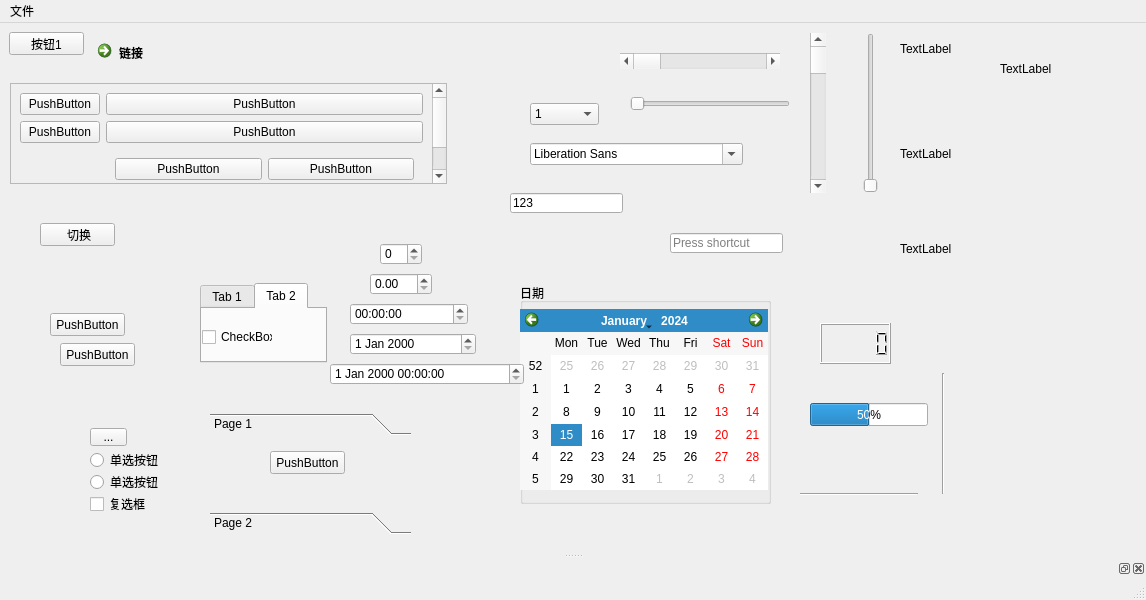
<?xml version="1.0" encoding="UTF-8"?>
<ui version="4.0">
 <class>MainWindow</class>
 <widget class="QMainWindow" name="MainWindow">
  <property name="geometry">
   <rect>
    <x>0</x>
    <y>0</y>
    <width>1146</width>
    <height>600</height>
   </rect>
  </property>
  <property name="windowTitle">
   <string>MainWindow</string>
  </property>
  <widget class="QWidget" name="centralwidget">
   <widget class="QPushButton" name="pushButton">
    <property name="geometry">
     <rect>
      <x>9</x>
      <y>9</y>
      <width>75</width>
      <height>23</height>
     </rect>
    </property>
    <property name="text">
     <string>按钮1</string>
    </property>
   </widget>
   <widget class="QToolButton" name="toolButton">
    <property name="geometry">
     <rect>
      <x>90</x>
      <y>405</y>
      <width>37</width>
      <height>18</height>
     </rect>
    </property>
    <property name="text">
     <string>...</string>
    </property>
   </widget>
   <widget class="QRadioButton" name="radioButton">
    <property name="geometry">
     <rect>
      <x>90</x>
      <y>429</y>
      <width>71</width>
      <height>16</height>
     </rect>
    </property>
    <property name="text">
     <string>单选按钮</string>
    </property>
   </widget>
   <widget class="QRadioButton" name="radioButton_2">
    <property name="geometry">
     <rect>
      <x>90</x>
      <y>451</y>
      <width>71</width>
      <height>16</height>
     </rect>
    </property>
    <property name="text">
     <string>单选按钮</string>
    </property>
   </widget>
   <widget class="QCheckBox" name="checkBox">
    <property name="geometry">
     <rect>
      <x>90</x>
      <y>473</y>
      <width>59</width>
      <height>16</height>
     </rect>
    </property>
    <property name="text">
     <string>复选框</string>
    </property>
   </widget>
   <widget class="QCommandLinkButton" name="commandLinkButton">
    <property name="geometry">
     <rect>
      <x>90</x>
      <y>10</y>
      <width>701</width>
      <height>40</height>
     </rect>
    </property>
    <property name="text">
     <string>链接</string>
    </property>
   </widget>
   <widget class="QGroupBox" name="groupBox">
    <property name="geometry">
     <rect>
      <x>520</x>
      <y>260</y>
      <width>251</width>
      <height>221</height>
     </rect>
    </property>
    <property name="title">
     <string>日期</string>
    </property>
    <widget class="QCalendarWidget" name="calendarWidget">
     <property name="geometry">
      <rect>
       <x>0</x>
       <y>26</y>
       <width>248</width>
       <height>181</height>
      </rect>
     </property>
    </widget>
   </widget>
   <widget class="QScrollArea" name="scrollArea">
    <property name="geometry">
     <rect>
      <x>10</x>
      <y>60</y>
      <width>437</width>
      <height>101</height>
     </rect>
    </property>
    <property name="widgetResizable">
     <bool>true</bool>
    </property>
    <widget class="QWidget" name="scrollAreaWidgetContents">
     <property name="geometry">
      <rect>
       <x>0</x>
       <y>0</y>
       <width>418</width>
       <height>152</height>
      </rect>
     </property>
     <layout class="QFormLayout" name="formLayout">
      <item row="0" column="0">
       <widget class="QPushButton" name="pushButton_3">
        <property name="text">
         <string>PushButton</string>
        </property>
       </widget>
      </item>
      <item row="2" column="0">
       <widget class="QPushButton" name="pushButton_5">
        <property name="text">
         <string>PushButton</string>
        </property>
       </widget>
      </item>
      <item row="2" column="1">
       <widget class="QPushButton" name="pushButton_2">
        <property name="text">
         <string>PushButton</string>
        </property>
       </widget>
      </item>
      <item row="0" column="1">
       <widget class="QPushButton" name="pushButton_4">
        <property name="text">
         <string>PushButton</string>
        </property>
       </widget>
      </item>
      <item row="3" column="1">
       <widget class="QWidget" name="widget" native="true">
        <layout class="QGridLayout" name="gridLayout_2">
         <item row="0" column="0">
          <widget class="QPushButton" name="pushButton_11">
           <property name="text">
            <string>PushButton</string>
           </property>
          </widget>
         </item>
         <item row="0" column="1">
          <widget class="QPushButton" name="pushButton_13">
           <property name="text">
            <string>PushButton</string>
           </property>
          </widget>
         </item>
         <item row="1" column="0">
          <widget class="QPushButton" name="pushButton_12">
           <property name="text">
            <string>PushButton</string>
           </property>
          </widget>
         </item>
         <item row="1" column="1">
          <widget class="QPushButton" name="pushButton_14">
           <property name="text">
            <string>PushButton</string>
           </property>
          </widget>
         </item>
        </layout>
       </widget>
      </item>
     </layout>
    </widget>
   </widget>
   <widget class="QToolBox" name="toolBox">
    <property name="geometry">
     <rect>
      <x>210</x>
      <y>390</y>
      <width>201</width>
      <height>121</height>
     </rect>
    </property>
    <property name="currentIndex">
     <number>0</number>
    </property>
    <widget class="QWidget" name="page">
     <property name="geometry">
      <rect>
       <x>0</x>
       <y>0</y>
       <width>201</width>
       <height>69</height>
      </rect>
     </property>
     <attribute name="label">
      <string>Page 1</string>
     </attribute>
     <widget class="QPushButton" name="pushButton_6">
      <property name="geometry">
       <rect>
        <x>60</x>
        <y>10</y>
        <width>75</width>
        <height>23</height>
       </rect>
      </property>
      <property name="text">
       <string>PushButton</string>
      </property>
     </widget>
    </widget>
    <widget class="QWidget" name="page_2">
     <property name="geometry">
      <rect>
       <x>0</x>
       <y>0</y>
       <width>201</width>
       <height>69</height>
      </rect>
     </property>
     <attribute name="label">
      <string>Page 2</string>
     </attribute>
     <widget class="QCommandLinkButton" name="commandLinkButton_2">
      <property name="geometry">
       <rect>
        <x>0</x>
        <y>20</y>
        <width>172</width>
        <height>41</height>
       </rect>
      </property>
      <property name="text">
       <string>CommandLinkButton</string>
      </property>
     </widget>
    </widget>
   </widget>
   <widget class="QTabWidget" name="tabWidget">
    <property name="geometry">
     <rect>
      <x>200</x>
      <y>260</y>
      <width>127</width>
      <height>80</height>
     </rect>
    </property>
    <property name="currentIndex">
     <number>1</number>
    </property>
    <widget class="QWidget" name="tab">
     <attribute name="title">
      <string>Tab 1</string>
     </attribute>
     <widget class="QPushButton" name="pushButton_7">
      <property name="geometry">
       <rect>
        <x>20</x>
        <y>20</y>
        <width>75</width>
        <height>23</height>
       </rect>
      </property>
      <property name="text">
       <string>PushButton</string>
      </property>
     </widget>
    </widget>
    <widget class="QWidget" name="tab_2">
     <attribute name="title">
      <string>Tab 2</string>
     </attribute>
     <widget class="QCheckBox" name="checkBox_2">
      <property name="geometry">
       <rect>
        <x>0</x>
        <y>20</y>
        <width>71</width>
        <height>16</height>
       </rect>
      </property>
      <property name="text">
       <string>CheckBox</string>
      </property>
     </widget>
    </widget>
   </widget>
   <widget class="QStackedWidget" name="stackedWidget">
    <property name="geometry">
     <rect>
      <x>30</x>
      <y>270</y>
      <width>120</width>
      <height>80</height>
     </rect>
    </property>
    <widget class="QWidget" name="page_3">
     <widget class="QPushButton" name="pushButton_8">
      <property name="geometry">
       <rect>
        <x>20</x>
        <y>20</y>
        <width>75</width>
        <height>23</height>
       </rect>
      </property>
      <property name="text">
       <string>PushButton</string>
      </property>
     </widget>
     <widget class="QPushButton" name="pushButton_9">
      <property name="geometry">
       <rect>
        <x>30</x>
        <y>50</y>
        <width>75</width>
        <height>23</height>
       </rect>
      </property>
      <property name="text">
       <string>PushButton</string>
      </property>
     </widget>
    </widget>
    <widget class="QWidget" name="page_4">
     <widget class="QPushButton" name="pushButton_10">
      <property name="geometry">
       <rect>
        <x>50</x>
        <y>20</y>
        <width>75</width>
        <height>23</height>
       </rect>
      </property>
      <property name="text">
       <string>PushButton</string>
      </property>
     </widget>
     <widget class="QRadioButton" name="radioButton_3">
      <property name="geometry">
       <rect>
        <x>20</x>
        <y>60</y>
        <width>89</width>
        <height>16</height>
       </rect>
      </property>
      <property name="text">
       <string>RadioButton</string>
      </property>
     </widget>
    </widget>
    <widget class="QWidget" name="page_5">
     <widget class="QCommandLinkButton" name="commandLinkButton_3">
      <property name="geometry">
       <rect>
        <x>30</x>
        <y>10</y>
        <width>172</width>
        <height>41</height>
       </rect>
      </property>
      <property name="text">
       <string>CommandLinkButton</string>
      </property>
     </widget>
    </widget>
   </widget>
   <widget class="QPushButton" name="change">
    <property name="geometry">
     <rect>
      <x>40</x>
      <y>200</y>
      <width>75</width>
      <height>23</height>
     </rect>
    </property>
    <property name="text">
     <string> 切换</string>
    </property>
   </widget>
   <widget class="QComboBox" name="comboBox">
    <property name="geometry">
     <rect>
      <x>530</x>
      <y>80</y>
      <width>69</width>
      <height>22</height>
     </rect>
    </property>
    <item>
     <property name="text">
      <string>1</string>
     </property>
    </item>
    <item>
     <property name="text">
      <string>2</string>
     </property>
    </item>
    <item>
     <property name="text">
      <string>3</string>
     </property>
    </item>
    <item>
     <property name="text">
      <string>4</string>
     </property>
    </item>
   </widget>
   <widget class="QFontComboBox" name="fontComboBox">
    <property name="geometry">
     <rect>
      <x>530</x>
      <y>120</y>
      <width>213</width>
      <height>22</height>
     </rect>
    </property>
   </widget>
   <widget class="QLineEdit" name="lineEdit">
    <property name="geometry">
     <rect>
      <x>510</x>
      <y>170</y>
      <width>113</width>
      <height>20</height>
     </rect>
    </property>
    <property name="text">
     <string>123</string>
    </property>
   </widget>
   <widget class="QSpinBox" name="spinBox">
    <property name="geometry">
     <rect>
      <x>380</x>
      <y>220</y>
      <width>42</width>
      <height>22</height>
     </rect>
    </property>
   </widget>
   <widget class="QDoubleSpinBox" name="doubleSpinBox">
    <property name="geometry">
     <rect>
      <x>370</x>
      <y>250</y>
      <width>62</width>
      <height>22</height>
     </rect>
    </property>
   </widget>
   <widget class="QTimeEdit" name="timeEdit">
    <property name="geometry">
     <rect>
      <x>350</x>
      <y>280</y>
      <width>118</width>
      <height>22</height>
     </rect>
    </property>
   </widget>
   <widget class="QDateEdit" name="dateEdit">
    <property name="geometry">
     <rect>
      <x>350</x>
      <y>310</y>
      <width>126</width>
      <height>22</height>
     </rect>
    </property>
   </widget>
   <widget class="QDateTimeEdit" name="dateTimeEdit">
    <property name="geometry">
     <rect>
      <x>330</x>
      <y>340</y>
      <width>194</width>
      <height>22</height>
     </rect>
    </property>
   </widget>
   <widget class="QScrollBar" name="horizontalScrollBar">
    <property name="geometry">
     <rect>
      <x>620</x>
      <y>30</y>
      <width>160</width>
      <height>16</height>
     </rect>
    </property>
    <property name="orientation">
     <enum>Qt::Horizontal</enum>
    </property>
   </widget>
   <widget class="QScrollBar" name="verticalScrollBar">
    <property name="geometry">
     <rect>
      <x>810</x>
      <y>10</y>
      <width>16</width>
      <height>160</height>
     </rect>
    </property>
    <property name="orientation">
     <enum>Qt::Vertical</enum>
    </property>
   </widget>
   <widget class="QSlider" name="horizontalSlider">
    <property name="geometry">
     <rect>
      <x>630</x>
      <y>70</y>
      <width>160</width>
      <height>22</height>
     </rect>
    </property>
    <property name="orientation">
     <enum>Qt::Horizontal</enum>
    </property>
   </widget>
   <widget class="QSlider" name="verticalSlider">
    <property name="geometry">
     <rect>
      <x>860</x>
      <y>10</y>
      <width>22</width>
      <height>160</height>
     </rect>
    </property>
    <property name="orientation">
     <enum>Qt::Vertical</enum>
    </property>
   </widget>
   <widget class="QKeySequenceEdit" name="keySequenceEdit">
    <property name="geometry">
     <rect>
      <x>670</x>
      <y>210</y>
      <width>113</width>
      <height>20</height>
     </rect>
    </property>
   </widget>
   <widget class="QLabel" name="labelText">
    <property name="geometry">
     <rect>
      <x>900</x>
      <y>20</y>
      <width>54</width>
      <height>12</height>
     </rect>
    </property>
    <property name="text">
     <string>TextLabel</string>
    </property>
   </widget>
   <widget class="QLabel" name="labelImage">
    <property name="geometry">
     <rect>
      <x>1000</x>
      <y>10</y>
      <width>91</width>
      <height>71</height>
     </rect>
    </property>
    <property name="text">
     <string>TextLabel</string>
    </property>
    <property name="scaledContents">
     <bool>true</bool>
    </property>
   </widget>
   <widget class="QLabel" name="labelGif">
    <property name="geometry">
     <rect>
      <x>900</x>
      <y>90</y>
      <width>111</width>
      <height>81</height>
     </rect>
    </property>
    <property name="text">
     <string>TextLabel</string>
    </property>
   </widget>
   <widget class="QLabel" name="labelUrl">
    <property name="geometry">
     <rect>
      <x>900</x>
      <y>180</y>
      <width>181</width>
      <height>91</height>
     </rect>
    </property>
    <property name="text">
     <string>TextLabel</string>
    </property>
   </widget>
   <widget class="QLCDNumber" name="lcdNumber">
    <property name="geometry">
     <rect>
      <x>820</x>
      <y>300</y>
      <width>71</width>
      <height>41</height>
     </rect>
    </property>
   </widget>
   <widget class="QProgressBar" name="progressBar">
    <property name="geometry">
     <rect>
      <x>810</x>
      <y>380</y>
      <width>118</width>
      <height>23</height>
     </rect>
    </property>
    <property name="value">
     <number>50</number>
    </property>
   </widget>
   <widget class="Line" name="line">
    <property name="geometry">
     <rect>
      <x>800</x>
      <y>470</y>
      <width>118</width>
      <height>3</height>
     </rect>
    </property>
    <property name="orientation">
     <enum>Qt::Horizontal</enum>
    </property>
   </widget>
   <widget class="Line" name="line_2">
    <property name="geometry">
     <rect>
      <x>933</x>
      <y>350</y>
      <width>20</width>
      <height>121</height>
     </rect>
    </property>
    <property name="orientation">
     <enum>Qt::Vertical</enum>
    </property>
   </widget>
  </widget>
  <widget class="QMenuBar" name="menubar">
   <property name="geometry">
    <rect>
     <x>0</x>
     <y>0</y>
     <width>1146</width>
     <height>23</height>
    </rect>
   </property>
   <widget class="QMenu" name="menu">
    <property name="title">
     <string>文件</string>
    </property>
    <addaction name="actionnew"/>
   </widget>
   <addaction name="menu"/>
  </widget>
  <widget class="QStatusBar" name="statusbar"/>
  <widget class="QDockWidget" name="dockWidget">
   <attribute name="dockWidgetArea">
    <number>8</number>
   </attribute>
   <widget class="QWidget" name="dockWidgetContents"/>
  </widget>
  <action name="actionnew">
   <property name="text">
    <string>新建</string>
   </property>
  </action>
 </widget>
 <resources/>
 <connections/>
</ui>
